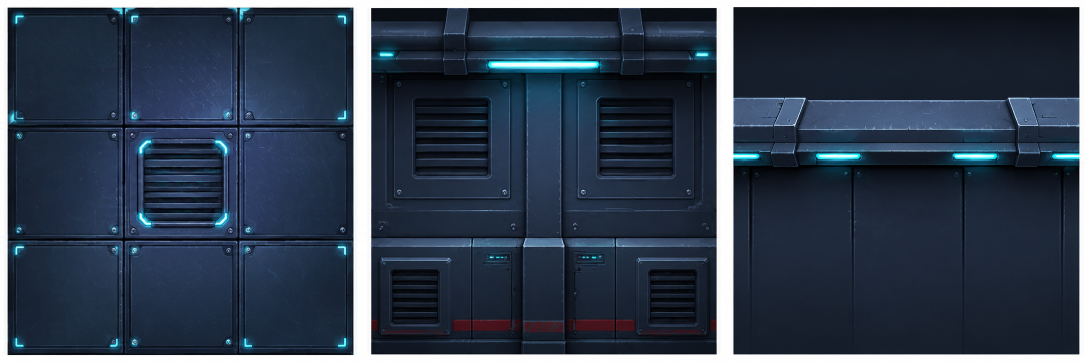
#> input picture docs/concept/tiles_hd.png, 2172 x 724 px (shown at 1/2 size)
$ python build_tiles_hd.py
#> lines starting #> are read from the running program, lines starting #| are printed output that depends on the picture
"""Seamless textures from the dedicated high-res tile image docs/concept/tiles_hd.png
(3 panels: floor plates 3x3 / wall face / wall-top beam). Writes app/public/assets/art/<key>.png and adds
the keys to manifest.json. Other tiles (floor_grate, floor_tile) still come from tools/build_tiles.py.
Usage: python3 -I tools/build_tiles_hd.py
"""
import os, json
import numpy as np
from PIL import Image, ImageFilter

ROOT = os.path.dirname(os.path.dirname(os.path.abspath(__file__)))
OUT = os.path.join(ROOT, 'app', 'public', 'assets', 'art')
SHEET = Image.open(os.path.join(ROOT, 'docs', 'concept', 'tiles_hd.png')).convert('RGB')
#> SHEET is the input picture: PIL image 2172x724 RGB; mean R, G, B 48.7, 61.1, 77.9
PANELS = [(15, 14, 707, 709), (742, 14, 1433, 709), (1467, 14, 2159, 709)]  # measured panel bounds

def flatten(im, frac=5):
#> called with frac = 5
    a = np.array(im).astype(np.float32)
    low = np.array(im.filter(ImageFilter.GaussianBlur(im.width / frac))).astype(np.float32)
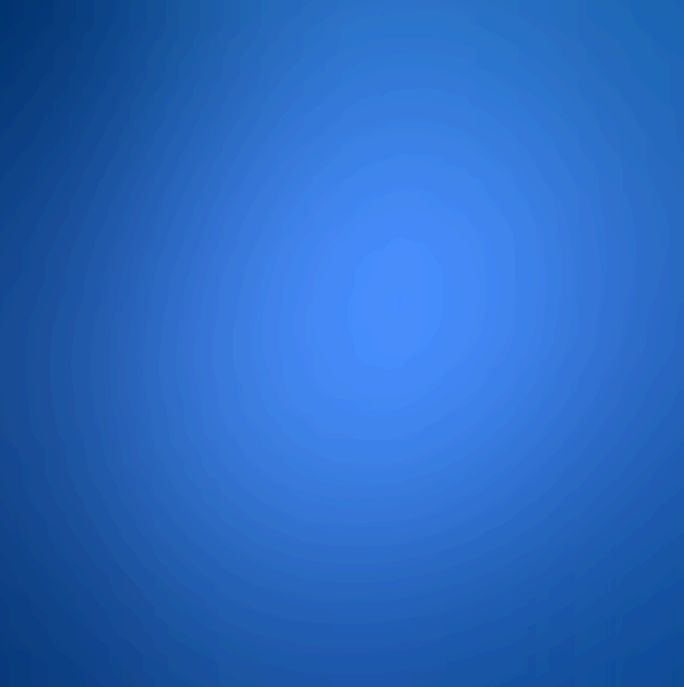
#> low: shape (687, 684, 3) float32; mean R, G, B 31.2, 46.9, 68.8; drawn with min black and max white
    mean = a.reshape(-1, 3).mean(0)
#> mean = [33.26, 49.39, 72.67]
    return np.clip(a / np.maximum(low, 8) * mean, 0, 255)

def seamless(a, band, axes):
#> called with band = 8, axes = (0, 1)
    a = a.copy()
    for ax in axes:
        n = a.shape[ax]
        for i in range(band):
            t = 0.5 * (1 - i / band)
            s1 = [slice(None)] * 3; s2 = [slice(None)] * 3; s1[ax] = i; s2[ax] = n - 1 - i
            e1, e2 = a[tuple(s1)].copy(), a[tuple(s2)].copy()
            a[tuple(s1)] = e1 * (1 - t) + e2 * t; a[tuple(s2)] = e2 * (1 - t) + e1 * t
#> this loop made 2 passes
#> n on passes 1 to 2: 687, 684
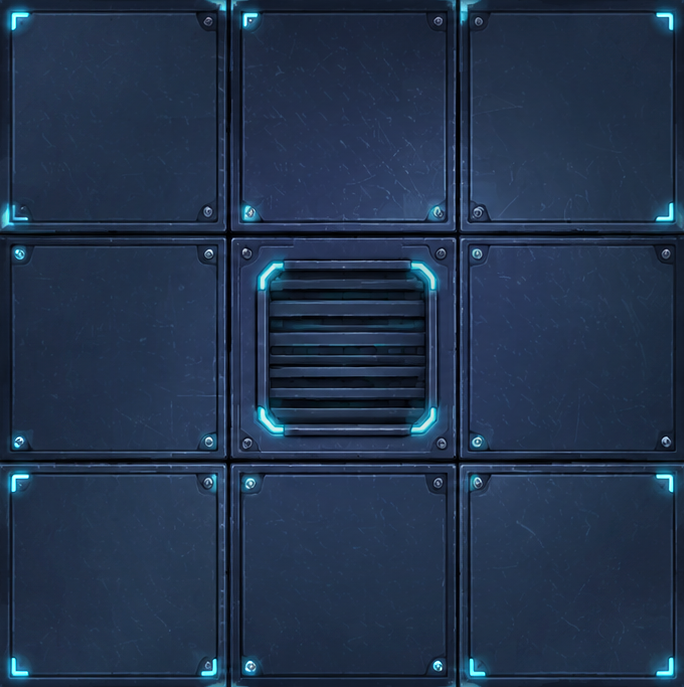
#> a: shape (687, 684, 3) float32; mean of channels 0, 1, 2 35.1, 51.8, 76.3; drawn as R, G, B
    return a

def save(key, a, size):
#> called with key = 'floor_lab', size = (512, 512)
    im = Image.fromarray(np.clip(a, 0, 255).astype(np.uint8)).resize(size, Image.LANCZOS)
    im.save(os.path.join(OUT, key + '.png'), optimize=True); print(key, im.size)
#| floor_lab (512, 512)

# floor: 3x3 plates (one with a vent) = one 256-unit tile -> 512px (density 2)
fl = SHEET.crop(PANELS[0]).crop((4, 4, 688, 691))
save('floor_lab', seamless(flatten(fl), 8, (0, 1)), (512, 512))

# wall face: one module 128x110 units; two modules -> 512x220 (horizontal repeat only)
wf = SHEET.crop(PANELS[1]).crop((3, 3, 688, 692))
wa = seamless(flatten(wf, 4), 8, (1,))
#> call 2 of flatten, with frac = 4
#> in flatten (call 2), `low = np.array(im.filter(ImageFilter.GaussianBlur(im.width / frac))).a..`:
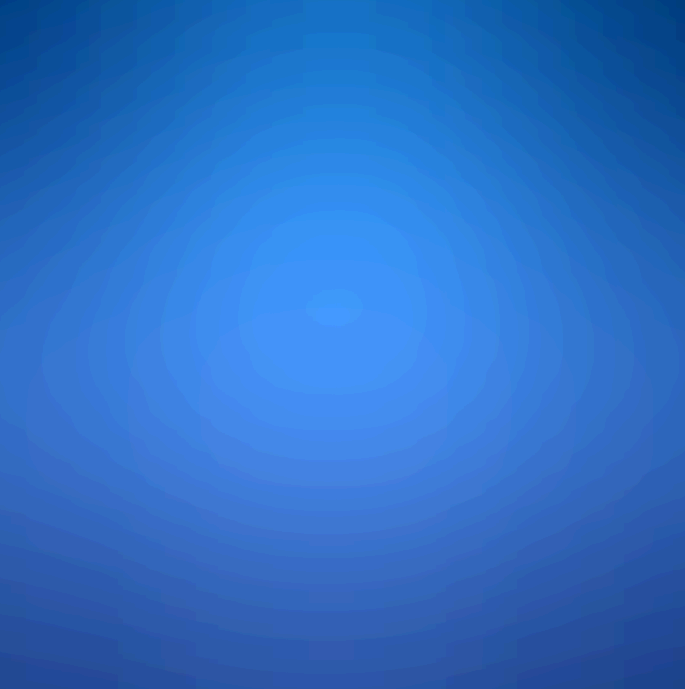
#> low: shape (689, 685, 3) float32; mean R, G, B 25.9, 37.6, 53; drawn with min black and max white
#> in flatten (call 2), `mean = a.reshape(-1, 3).mean(0)`: mean = [28.15, 40.88, 57.18]
#> call 2 of seamless, with band = 8, axes = (1,)
#> the loop in seamless (call 2), `for ax in axes:` made 1 pass
#> n on pass 1: 685
#> after the loop in seamless (call 2), `for ax in axes:`:
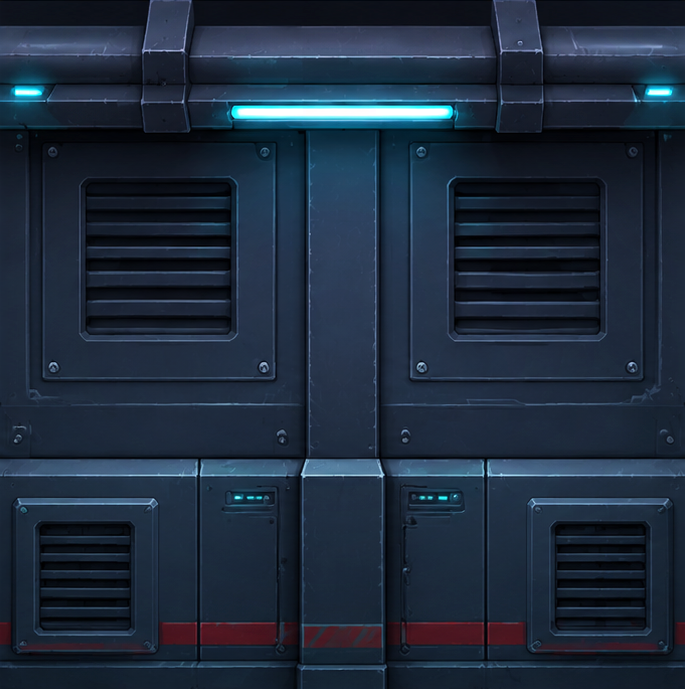
#> a: shape (689, 685, 3) float32; mean of channels 0, 1, 2 30.4, 43.9, 61; drawn as R, G, B
mod = np.array(Image.fromarray(wa.astype(np.uint8)).resize((256, 220), Image.LANCZOS)).astype(np.float32)
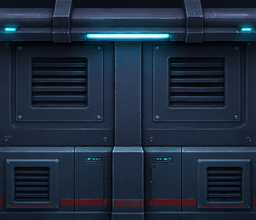
#> mod: shape (220, 256, 3) float32; mean of channels 0, 1, 2 30, 43.4, 60.5; drawn as R, G, B
save('wall_face', np.concatenate([mod, mod], axis=1), (512, 220))
#| wall_face (512, 220)

# wall top: the beam band (bracket centre to bracket centre = one horizontal period), 36 units tall
cap = SHEET.crop(PANELS[2]).crop((112, 178, 580, 322))
ca = seamless(np.array(cap).astype(np.float32), 6, (1,))
#> after the loop in seamless (call 3), `for ax in axes:`: a: shape (144, 468, 3) float32; mean of channels 0, 1, 2 49.4, 74.3, 98.8
w = round(ca.shape[1] * 72 / ca.shape[0])            # 72px tall = 36 units at density 2
#> w = 234
save('wall_top', ca, (w, 72))
#> call 3 of save, with key = 'wall_top', size = (234, 72)
#> in save (call 3), `im = Image.fromarray(np.clip(a, 0, 255).astype(np.uint8)).resize(size,..`:
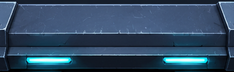
#> im: PIL image 234x72 RGB; mean R, G, B 49.4, 74.3, 98.8
#| wall_top (234, 72)
Image.open(os.path.join(OUT, 'wall_top.png')).rotate(-90, expand=True).save(os.path.join(OUT, 'wall_top_v.png'), optimize=True)
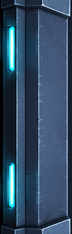
#> saved as wall_top_v.png: PIL image 72x234 RGB; mean R, G, B 49.4, 74.3, 98.8
print('wall_top_v', Image.open(os.path.join(OUT, 'wall_top_v.png')).size)

# dedicated single-image floors (already tileable; light edge cross-fade only): plate -> joint/X-ray rooms, grate -> corridor
for key, name in [('floor_tile', 'floor_plate_hd'), ('floor_grate', 'floor_grate_hd')]:
#> (the run stopped early here; a loop or call above may not have finished)
